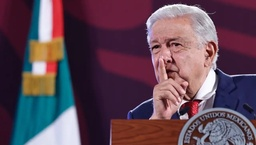
#> input picture PA/P14/amlove.jpg, 256 x 145 px, shrunk from 1280 x 724 before the run
$ python covulsionar.py
#> lines starting #> are read from the running program, lines starting #| are printed output that depends on the picture
import cv2
import numpy as np

img = cv2.imread("amlove.jpg")
#> img is the input picture: shape (145, 256, 3); mean B, G, R 85.4, 71.5, 95.6
h,w,c = img.shape
#> h = 145; w = 256; c = 3
kernel = np.array([[1/9,1/9,1/9],[1/9,1/9,1/9],[1/9,1/9,1/9]])

blur = np.zeros((h,w,c), np.uint8)

myk = kernel.shape[0]//2
mxk = kernel.shape[1]//2

for i in range(myk, h-myk):
    for j in range(mxk, w-mxk):
        sum=np.zeros(3)
        for ik in range(kernel.shape[0]):
            for jk in range(kernel.shape[1]):
                sum += kernel[ik,jk].astype('float')*img[i-myk+ik,j-mxk+jk].astype('float')
        blur[i,j] = sum
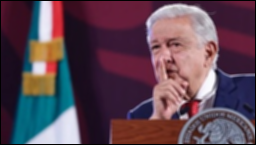
#> blur: shape (145, 256, 3); mean B, G, R 83.4, 69.8, 93.3
